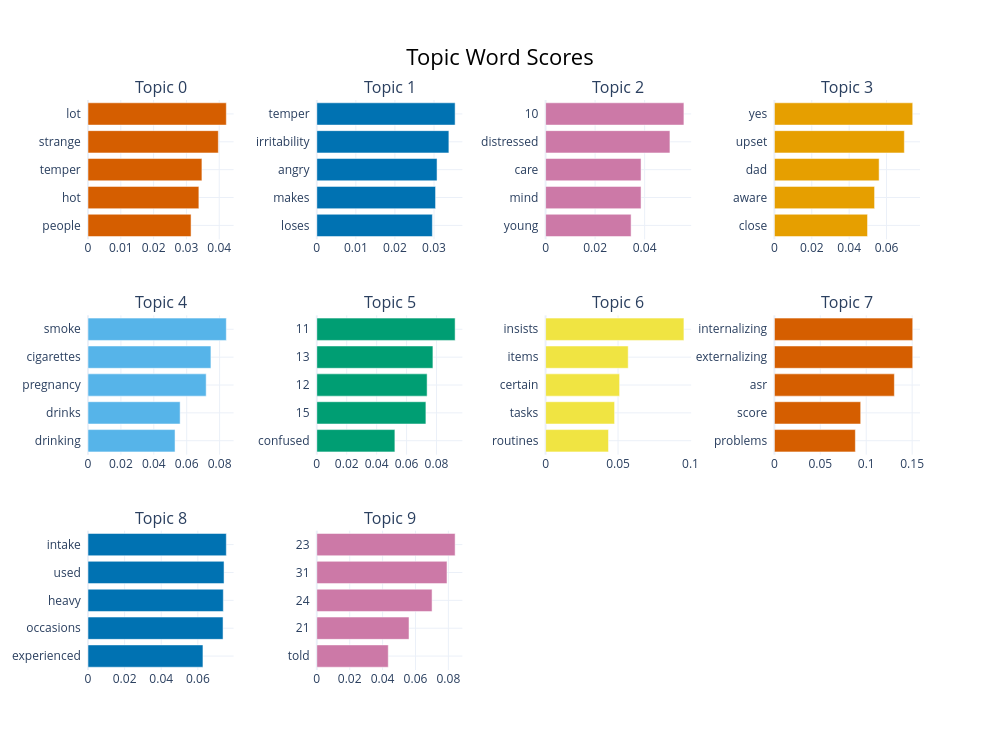

This figure's notebook cell:
### Markdown cell above
## Visualizing word frequency

### Code cell
topic_model.visualize_barchart(top_n_topics=10)

### Figure 1 — Plotly figure (JSON) as saved in the notebook; plotly's stock layout.template omitted (floating-point values rounded to 4 significant figures)
{"data": [{"marker": {"color": "#D55E00"}, "orientation": "h", "type": "bar", "x": [0.03141, 0.0338, 0.03473, 0.03973, 0.04216], "xaxis": "x", "y": ["people  ", "hot  ", "temper  ", "strange  ", "lot  "], "yaxis": "y"}, {"marker": {"color": "#0072B2"}, "orientation": "h", "type": "bar", "x": [0.02958, 0.0304, 0.03078, 0.03381, 0.03541], "xaxis": "x2", "y": ["loses  ", "makes  ", "angry  ", "irritability  ", "temper  "], "yaxis": "y2"}, {"marker": {"color": "#CC79A7"}, "orientation": "h", "type": "bar", "x": [0.03453, 0.03855, 0.03855, 0.05022, 0.05587], "xaxis": "x3", "y": ["young  ", "mind  ", "care  ", "distressed  ", "10  "], "yaxis": "y3"}, {"marker": {"color": "#E69F00"}, "orientation": "h", "type": "bar", "x": [0.04983, 0.0536, 0.05604, 0.06953, 0.07401], "xaxis": "x4", "y": ["close  ", "aware  ", "dad  ", "upset  ", "yes  "], "yaxis": "y4"}, {"marker": {"color": "#56B4E9"}, "orientation": "h", "type": "bar", "x": [0.05291, 0.056, 0.07184, 0.07472, 0.08408], "xaxis": "x5", "y": ["drinking  ", "drinks  ", "pregnancy  ", "cigarettes  ", "smoke  "], "yaxis": "y5"}, {"marker": {"color": "#009E73"}, "orientation": "h", "type": "bar", "x": [0.05219, 0.07292, 0.07373, 0.07761, 0.09245], "xaxis": "x6", "y": ["confused  ", "15  ", "12  ", "13  ", "11  "], "yaxis": "y6"}, {"marker": {"color": "#F0E442"}, "orientation": "h", "type": "bar", "x": [0.04339, 0.04761, 0.05107, 0.05701, 0.09546], "xaxis": "x7", "y": ["routines  ", "tasks  ", "certain  ", "items  ", "insists  "], "yaxis": "y7"}, {"marker": {"color": "#D55E00"}, "orientation": "h", "type": "bar", "x": [0.08817, 0.09397, 0.1306, 0.1506, 0.1506], "xaxis": "x8", "y": ["problems  ", "score  ", "asr  ", "externalizing  ", "internalizing  "], "yaxis": "y8"}, {"marker": {"color": "#0072B2"}, "orientation": "h", "type": "bar", "x": [0.06278, 0.07375, 0.0739, 0.0743, 0.07554], "xaxis": "x9", "y": ["experienced  ", "occasions  ", "heavy  ", "used  ", "intake  "], "yaxis": "y9"}, {"marker": {"color": "#CC79A7"}, "orientation": "h", "type": "bar", "x": [0.04345, 0.05607, 0.07009, 0.07917, 0.08411], "xaxis": "x10", "y": ["told  ", "21  ", "24  ", "31  ", "23  "], "yaxis": "y10"}], "layout": {"annotations": [{"font": {"size": 16}, "showarrow": false, "text": "Topic 0", "x": 0.0875, "xanchor": "center", "xref": "paper", "y": 1, "yanchor": "bottom", "yref": "paper"}, {"font": {"size": 16}, "showarrow": false, "text": "Topic 1", "x": 0.3625, "xanchor": "center", "xref": "paper", "y": 1, "yanchor": "bottom", "yref": "paper"}, {"font": {"size": 16}, "showarrow": false, "text": "Topic 2", "x": 0.6375, "xanchor": "center", "xref": "paper", "y": 1, "yanchor": "bottom", "yref": "paper"}, {"font": {"size": 16}, "showarrow": false, "text": "Topic 3", "x": 0.9125, "xanchor": "center", "xref": "paper", "y": 1, "yanchor": "bottom", "yref": "paper"}, {"font": {"size": 16}, "showarrow": false, "text": "Topic 4", "x": 0.0875, "xanchor": "center", "xref": "paper", "y": 0.6222, "yanchor": "bottom", "yref": "paper"}, {"font": {"size": 16}, "showarrow": false, "text": "Topic 5", "x": 0.3625, "xanchor": "center", "xref": "paper", "y": 0.6222, "yanchor": "bottom", "yref": "paper"}, {"font": {"size": 16}, "showarrow": false, "text": "Topic 6", "x": 0.6375, "xanchor": "center", "xref": "paper", "y": 0.6222, "yanchor": "bottom", "yref": "paper"}, {"font": {"size": 16}, "showarrow": false, "text": "Topic 7", "x": 0.9125, "xanchor": "center", "xref": "paper", "y": 0.6222, "yanchor": "bottom", "yref": "paper"}, {"font": {"size": 16}, "showarrow": false, "text": "Topic 8", "x": 0.0875, "xanchor": "center", "xref": "paper", "y": 0.2444, "yanchor": "bottom", "yref": "paper"}, {"font": {"size": 16}, "showarrow": false, "text": "Topic 9", "x": 0.3625, "xanchor": "center", "xref": "paper", "y": 0.2444, "yanchor": "bottom", "yref": "paper"}], "height": 750, "hoverlabel": {"bgcolor": "white", "font": {"family": "Rockwell", "size": 16}}, "showlegend": false, "title": {"font": {"color": "Black", "size": 22}, "text": "Topic Word Scores", "x": 0.5, "xanchor": "center", "yanchor": "top"}, "width": 1000, "xaxis": {"anchor": "y", "domain": [0, 0.175], "showgrid": true}, "xaxis10": {"anchor": "y10", "domain": [0.275, 0.45], "showgrid": true}, "xaxis11": {"anchor": "y11", "domain": [0.55, 0.725], "showgrid": true}, "xaxis12": {"anchor": "y12", "domain": [0.825, 1], "showgrid": true}, "xaxis2": {"anchor": "y2", "domain": [0.275, 0.45], "showgrid": true}, "xaxis3": {"anchor": "y3", "domain": [0.55, 0.725], "showgrid": true}, "xaxis4": {"anchor": "y4", "domain": [0.825, 1], "showgrid": true}, "xaxis5": {"anchor": "y5", "domain": [0, 0.175], "showgrid": true}, "xaxis6": {"anchor": "y6", "domain": [0.275, 0.45], "showgrid": true}, "xaxis7": {"anchor": "y7", "domain": [0.55, 0.725], "showgrid": true}, "xaxis8": {"anchor": "y8", "domain": [0.825, 1], "showgrid": true}, "xaxis9": {"anchor": "y9", "domain": [0, 0.175], "showgrid": true}, "yaxis": {"anchor": "x", "domain": [0.7556, 1], "showgrid": true}, "yaxis10": {"anchor": "x10", "domain": [0, 0.2444], "showgrid": true}, "yaxis11": {"anchor": "x11", "domain": [0, 0.2444], "showgrid": true}, "yaxis12": {"anchor": "x12", "domain": [0, 0.2444], "showgrid": true}, "yaxis2": {"anchor": "x2", "domain": [0.7556, 1], "showgrid": true}, "yaxis3": {"anchor": "x3", "domain": [0.7556, 1], "showgrid": true}, "yaxis4": {"anchor": "x4", "domain": [0.7556, 1], "showgrid": true}, "yaxis5": {"anchor": "x5", "domain": [0.3778, 0.6222], "showgrid": true}, "yaxis6": {"anchor": "x6", "domain": [0.3778, 0.6222], "showgrid": true}, "yaxis7": {"anchor": "x7", "domain": [0.3778, 0.6222], "showgrid": true}, "yaxis8": {"anchor": "x8", "domain": [0.3778, 0.6222], "showgrid": true}, "yaxis9": {"anchor": "x9", "domain": [0, 0.2444], "showgrid": true}}}
